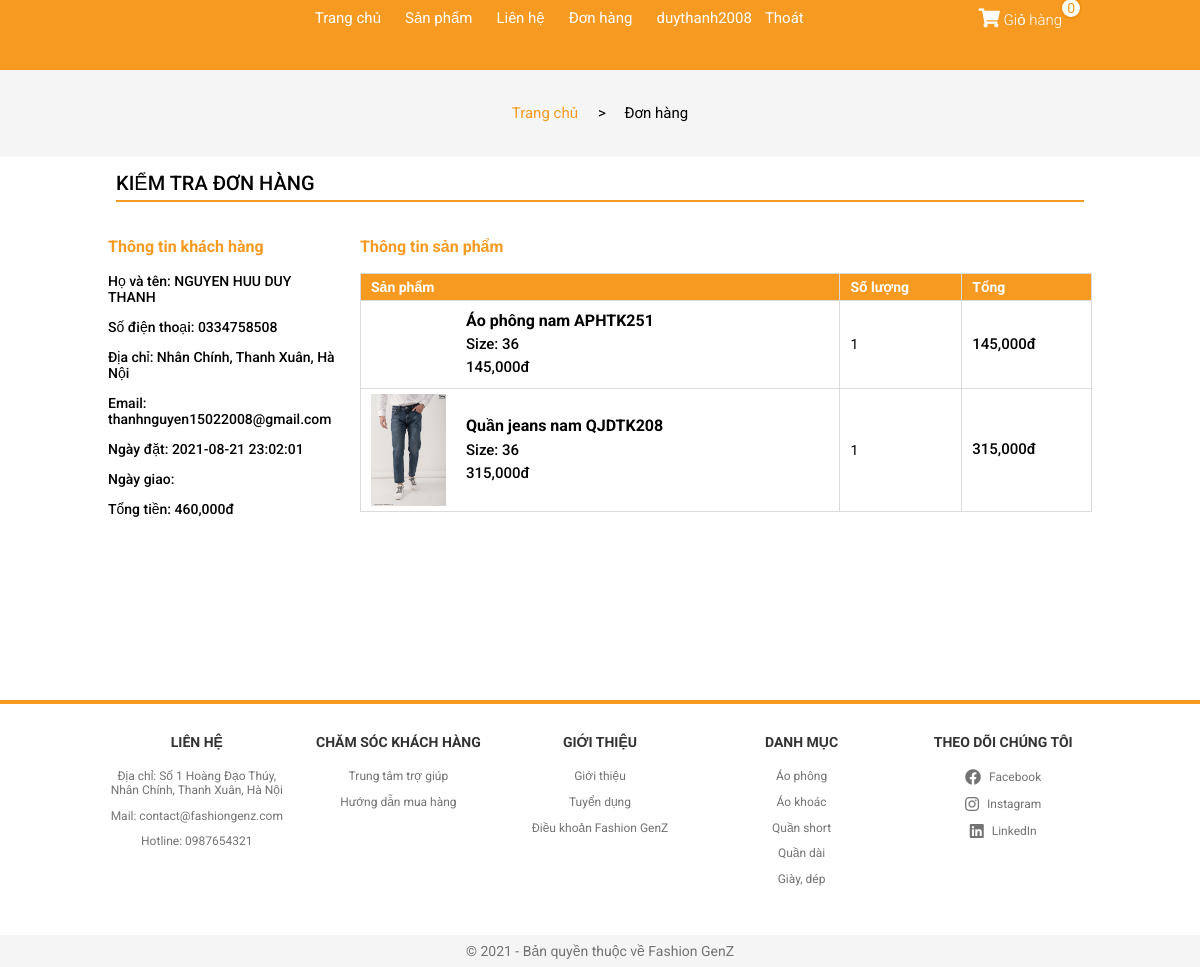
The page /?controller=chitietdonhang&id=473618 (signed in) on the database its author committed.
### tables this page shows
CREATE TABLE `user_info` (
  `id` int(11) NOT NULL,
  `username` varchar(50) DEFAULT NULL,
  `password` varchar(50) DEFAULT NULL,
  `fullname` varchar(100) DEFAULT NULL,
  `email` varchar(100) DEFAULT NULL,
  `phone` varchar(20) DEFAULT NULL,
  `address` varchar(200) DEFAULT NULL,
  `code` int(11) DEFAULT NULL
);

CREATE TABLE `user_order` (
  `id` int(11) NOT NULL,
  `fullname` varchar(100) DEFAULT NULL,
  `address` varchar(200) DEFAULT NULL,
  `email` varchar(100) DEFAULT NULL,
  `phone` varchar(20) DEFAULT NULL,
  `amount` int(11) DEFAULT NULL,
  `status` int(11) DEFAULT NULL,
  `time_order` datetime DEFAULT NULL,
  `time_delivered` datetime DEFAULT NULL,
  `user_id` int(11) DEFAULT NULL,
  `payment_method` int(11) DEFAULT NULL
);

CREATE TABLE `user_order_detail` (
  `id` int(11) NOT NULL,
  `order_id` int(11) DEFAULT NULL,
  `product_id` int(11) DEFAULT NULL,
  `qty` int(11) DEFAULT NULL,
  `price` int(11) DEFAULT NULL,
  `amount` int(11) DEFAULT NULL,
  `size` varchar(10) DEFAULT NULL
);

CREATE TABLE `product` (
  `id` int(11) NOT NULL,
  `name` varchar(200) DEFAULT NULL,
  `price` int(11) DEFAULT NULL,
  `image` varchar(200) DEFAULT NULL,
  `description` varchar(1000) DEFAULT NULL,
  `qty` int(11) DEFAULT NULL,
  `catalog` int(11) DEFAULT NULL,
  `total_rate` float DEFAULT NULL,
  `rate_times` int(11) DEFAULT NULL,
  `image2` varchar(200) DEFAULT NULL,
  `image3` varchar(200) DEFAULT NULL,
  `image4` varchar(200) DEFAULT NULL
);

### View/V-chitietdonhang.php (the view, shortened to what the rows shown need)
<!DOCTYPE html>
<html lang="en">
<head>
    <link rel="stylesheet" href="./Assets/Css/grid.css">
    <link rel="stylesheet" href="./Assets/Css/main.css">
    <link rel="stylesheet" href="./Assets/Css/base.css">
    <link rel="stylesheet" href="./Assets/Css/responsive.css">
    <link rel="stylesheet" href="https://cdn.rawgit.com/daneden/animate.css/v3.1.0/animate.min.css">
    <link rel="stylesheet" href="https://cdnjs.cloudflare.com/ajax/libs/normalize/8.0.1/normalize.min.css" />
    <link rel="stylesheet" href="./Assets/Fonts/fontawesome-free-5.15.3-web/css/all.min.css">
</head>
<body>
        <div class="app">
            <header class="header">
                <div class="grid wide">
                    <nav class="header__navbar">
                        <ul class="header__navbar-list hide-on-mobile-tablet">
                            <li class="header__navbar-item">
                                <a href="?controller=trangchu" class="header__navbar-link">
                                    Trang chủ
                                </a>
                            </li>
                            <li class="header__navbar-item header__navbar-item-has-category">
                                <a href="?controller=sanpham" class="header__navbar-link">
                                    Sản phẩm
                                </a>
                            </li>
                            <li class="header__navbar-item">
                                <a href="?controller=lienhe" class="header__navbar-link">
                                    Liên hệ
                                </a>
                            </li>
                            <li class="header__navbar-item">
                                <a href="?controller=donhang" class="header__navbar-link">
                                    Đơn hàng
                                </a>
                            </li>
                            <?php
                                if(isset($_SESSION['customer']) && $_SESSION['customer'] != NULL){
                            ?>
                            <li class="header__navbar-item">
                               <a href="?controller=thongtinkhachhang" style="margin-left: 12px;
                                                  text-decoration: none;
                                                  padding: 0 6px;
                                                  font-size: 1.5rem;
                                                  color: var(--white-color);"> <?php echo $user[0]['username']?></a><a href="?controller=dangxuat" style="margin-left: 1px;" class="header__navbar-link">Thoát</a>
                            </li>
                            <?php } ?>
                        </ul>
                        <div class="header__navbar-cart">
                         <div class="header__navbar-cart-wrap">
                         <span class="header__navbar-cart-qty"><?php echo $_SESSION['qty'] ?></span>
                                <a href="?controller=giohang" class="header__navbar-cart-link">
                                    <i class="header__navbar-cart-icon fas fa-shopping-cart"></i>
                                    Giỏ hàng
                                </a>
                            </div>
                        </div>
                    </nav>
                </div>
            </header>
            <div class="content">
                <div class="account">
                    <div class="grid">
                        <div class="account__location">
                            <div>
                                <a class="accout__location-home" href="?controller=trangchu">Trang chủ</a>
                            </div>
                            <div>
                                <p class="accout__location-current"> > &nbsp;&nbsp;&nbsp; Đơn hàng</p>
                            </div>
                        </div>
                    </div>
                    <div class="grid wide">
                        <div class="row">
                            <div class="col l-12 m-12 c-12">
                            <div class="account__heading">Kiểm tra đơn hàng</div>
                                <div style="margin-top: 20px; margin-bottom: 50px;" class="row">
                                    <div class="col l-3 m-12 c-12 wow fadeInLeft" data-wow-duration=".5s">
                                        <div class="package__info-user">
                                            <h3 class="package__info-user-heading">Thông tin khách hàng</h3>
                                            <p class="package__info-user-show">Họ và tên: <?php echo $package[0]['fullname'] ?></p>
                                            <p class="package__info-user-show">Số điện thoại: <?php echo $package[0]['phone'] ?></p>
                                            <p class="package__info-user-show">Địa chỉ: <?php echo $package[0]['address'] ?></p>
                                            <p class="package__info-user-show">Email: <?php echo $package[0]['email'] ?></p>
                                            <p class="package__info-user-show">Ngày đặt: <?php echo $package[0]['time_order'] ?></p>
                                            <p class="package__info-user-show">Ngày giao: <?php echo $package[0]['time_delivered'] ?></p>
                                            <p class="package__info-user-show">Tổng tiền: <?php echo number_format($package[0]['amount']) ?>đ</p>
                                        </div>
                                    </div>
                                    <div class="col l-9 m-12m c-12 wow fadeInRight" data-wow-duration=".5s">
                                        <h3 class="package__info-user-heading">Thông tin sản phẩm</h3>
                                        <div class="cart-table">
                                            <table>
                                                <thead>
                                                    <tr>
                                                        <th>Sản phẩm</th>
                                                        <th>Số lượng</th>
                                                        <th>Tổng</th>
                                                    </tr>
                                                </thead>
                                                <tbody>
                                                    <?php
                                                        foreach ($package_details as $key => $value){
                                                        $product_detail = $database->get('product',array('id'=>$value['product_id']));
                                                    ?>
                                                        <tr>
                                                            <td>
                                                                <div class="cart-product">
                                                                    <img src="<?php echo $product_detail[0]['image'] ?>" alt="" class="cart-product__img">
                                                                    <div class="cart-product__info">
                                                                        <p class="cart-product__info-name"><?php echo $product_detail[0]['name'] ?></p>
                                                                        <p class="cart-product__info-size">Size: <?php echo $value['size'] ?></p>
                                                                        <p class="cart-product__info-price"><?php echo number_format($value['price']) ?>đ</p>
                                                                    </div>
                                                                </div>
                                                            </td>
                                                            <td>
                                                                <div class="cart-product__qty">
                                                                    <p class="cart-product__qty-info"><?php echo $value['qty'] ?></p>
                                                                </div>
                                                            </td>
                                                            <td>
                                                                <p class="cart-product__total"><?php echo number_format($value['amount']) ?>đ</p>
                                                            </td>
                                                        </tr>
                                                    <?php } ?>
                                                </tbody>
                                            </table>
                                        </div>
                                    </div>
                                </div>
                            </div>
                        </div>
                    </div>
                </div>
            </div>
            <footer class="footer wow fadeInUp" data-wow-duration="1s">
            <div class="grid wide footer__content">
                    <div class="row">
                        <div class="col l-2-4 m-4 c-6">
                            <h3 class="footer__heading">Liên hệ</h3>
                            <ul class="footer__list">
                                <li class="footer__list-item">
                                    <p class="footer__list-item-link">Địa chỉ: Số 1 Hoàng Đạo Thúy, Nhân Chính, Thanh Xuân, Hà Nội</p>
                                </li>
                                <li class="footer__list-item">
                                    <p class="footer__list-item-link">Mail: contact@fashiongenz.com</p>
                                </li>
                                <li class="footer__list-item">
                                    <p class="footer__list-item-link">Hotline: 0987654321</p>
                                </li>
                            </ul>
                        </div>
                        <div class="col l-2-4 m-4 c-6">
                            <h3 class="footer__heading">Chăm sóc khách hàng</h3>
                            <ul class="footer__list">
                                <li class="footer__list-item">
                                    <a href="#" class="footer__list-item-link">Trung tâm trợ giúp</a>
                                </li>
                                <li class="footer__list-item">
                                    <a href="#" class="footer__list-item-link">Hướng dẫn mua hàng</a>
                                </li>
                            </ul>
                        </div>
                        <div class="col l-2-4 m-4 c-6">
                            <h3 class="footer__heading">Giới thiệu</h3>
                            <ul class="footer__list">
                                <li class="footer__list-item">
                                    <a href="#" class="footer__list-item-link">Giới thiệu</a>
                                </li>
                                <li class="footer__list-item">
                                    <a href="#" class="footer__list-item-link">Tuyển dụng</a>
                                </li>
                                <li class="footer__list-item">
                                    <a href="#" class="footer__list-item-link">Điều khoản Fashion GenZ</a>
                                </li>
                            </ul>
                        </div>
                        <div class="col l-2-4 m-4 c-6">
                            <h3 class="footer__heading">Danh mục</h3>
                            <ul class="footer__list">
                                <li class="footer__list-item">
                                    <a href="#" class="footer__list-item-link">Áo phông</a>
                                </li>
                                <li class="footer__list-item">
                                    <a href="#" class="footer__list-item-link">Áo khoác</a>
                                </li>
                                <li class="footer__list-item">
                                    <a href="#" class="footer__list-item-link">Quần short</a>
                                </li>
                                <li class="footer__list-item">
                                    <a href="#" class="footer__list-item-link">Quần dài</a>
                                </li>
                                <li class="footer__list-item">
                                    <a href="#" class="footer__list-item-link">Giày, dép</a>
                                </li>
                            </ul>
                        </div>
                        <div class="col l-2-4 m-4 c-6">
                            <h3 class="footer__heading">Theo dõi chúng tôi</h3>
                            <ul class="footer__list">
                                <li class="footer__list-item">
                                    <a href="#" class="footer__list-item-link"><i class="footer__list-item-icon fab fa-facebook"></i> Facebook</a>
                                </li>
                                <li class="footer__list-item">
                                    <a href="#" class="footer__list-item-link"><i class="footer__list-item-icon fab fa-instagram"></i> Instagram</a>
                                </li>
                                <li class="footer__list-item">
                                    <a href="#" class="footer__list-item-link"><i class="footer__list-item-icon fab fa-linkedin"></i> LinkedIn</a>
                                </li>
                            </ul>
                        </div>
                    </div>
                </div>
                <div class="footer__copryright">
                    <div class="grid wide">
                        <div class="row">
                            <p class="footer__copryright-text">© 2021 - Bản quyền thuộc về Fashion GenZ</p>
                        </div>
                    </div>
                </div>
            </footer>
        </div>
</body>
</html>

### rows shown on the page
user_info: username "duythanh2008"
user_order: fullname "NGUYEN HUU DUY THANH", phone "0334758508", address "Nhân Chính, Thanh Xuân, Hà Nội", email "thanhnguyen15022008@gmail.com", time_order "2021-08-21 23:02:01", amount "460,000"
user_order_detail: product.name "Áo phông nam APHTK251", size "36", price "145,000", qty "1", amount "145,000"
user_order_detail: product.image (picture), product.name "Quần jeans nam QJDTK208", size "36", price "315,000", qty "1", amount "315,000"

### other values the page prints
$_SESSION['qty'] "0"
